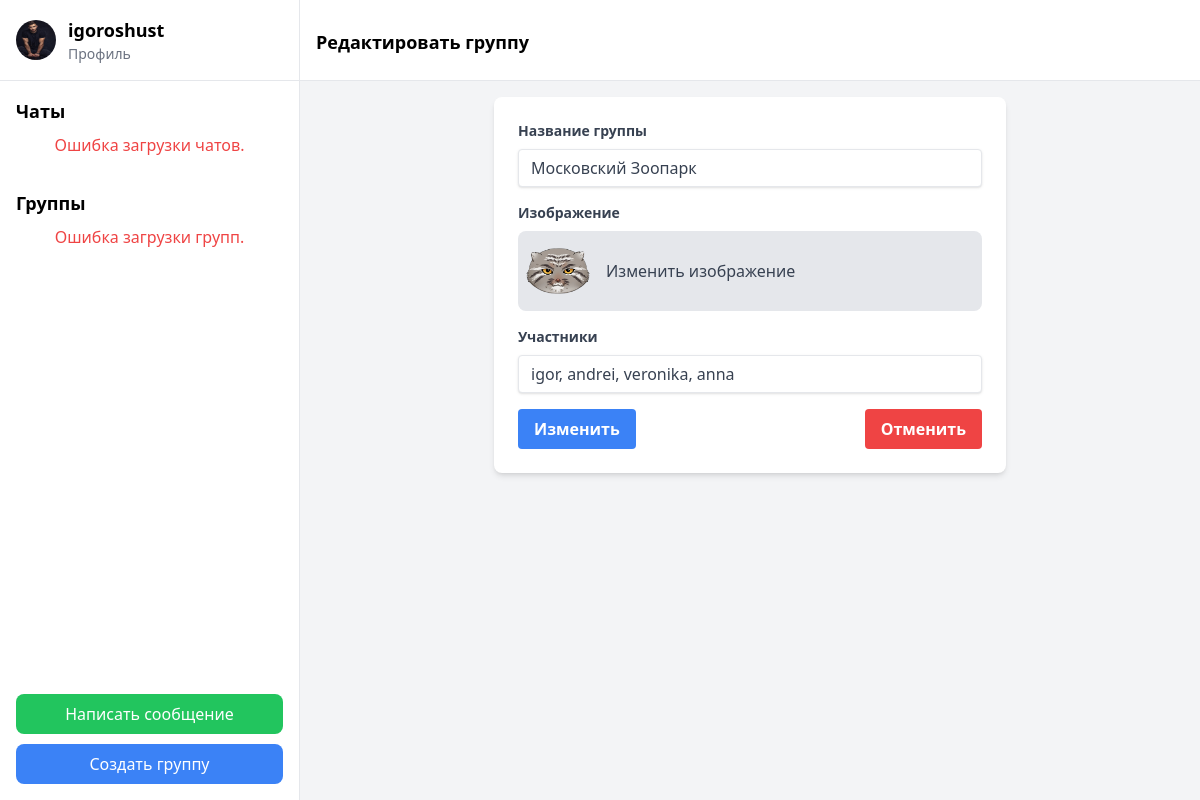
The app's page /edit-group/6/ (signed in) with its own data.
### chat/models.py (models this page shows, shortened)
class CustomUser (AbstractUser ):
    about = models.TextField()
    phone_number = models.CharField(max_length=15)
    photo = models.ImageField(upload_to='images/', blank=True, null=True, default='images/user-default.png')

class Group(models.Model):
    name = models.CharField(max_length=255, unique=True)
    image = models.ImageField(upload_to='images/', blank=True, null=True, default='images/group-default.jpg')
    members = models.ManyToManyField(CustomUser , related_name='user_groups')
    created_at = models.DateTimeField(auto_now_add=True)  # Дата создания группы

### chat/views.py (the view, shortened to what this page needs)
# urls.py: path('edit-group/<int:pk>/', GroupUpdateView.as_view(), name='edit_group'),
class GroupUpdateView(LoginRequiredMixin, UpdateView):
    model = Group
    form_class = GroupForm
    template_name = '../templates/chat/actions/update-group.html'
    def get_object(self, queryset=None):
        return get_object_or_404(Group, id=self.kwargs['pk'])

### chat/forms.py
class GroupForm(forms.ModelForm):
    class Meta:
        model = Group
        fields =['name', 'image']
        widgets = {
            'name': forms.TextInput(attrs={'class': 'shadow appearance-none border rounded w-full py-2 px-3 text-gray-700 leading-tight focus:outline-none focus:shadow-outline', 'placeholder': 'Введите название группы'}),
            'image': forms.FileInput(attrs={'class': 'hidden'}),
        }

### templates/chat/actions/update-group.html (shortened to what this page needs)
{% extends 'chat/main.html' %}
{% block header %} <h2 class="text-lg font-semibold h-9 mt-3"> Редактировать группу </h2>{% endblock header %}
{% block content %}
    <div class="flex-1 p-4 overflow-y-auto">
        <form class="max-w-lg mx-auto bg-white p-6 rounded-lg shadow-md" method="POST" action="{% url 'edit_group' group.id %}" enctype="multipart/form-data">
            <div class="mb-4">
                <label class="block text-gray-700 text-sm font-bold mb-2" for="groupName">
                    Название группы
                </label>
                {{ form.name }}
            </div>
            <div class="mb-4">
                <label class="block text-gray-700 text-sm font-bold mb-2" for="groupAvatar">
                    Изображение
                </label>
                <div class="flex items-center p-2 rounded-lg bg-gray-200">
                    <img id="group-avatar-preview" alt="Group avatar placeholder" class="w-16 h-16 rounded-full mr-4" height="64" src="{{ group.image.url }}" width="64"/>
                    <label for="group-avatar-upload" class="cursor-pointer text-gray-700 ">Изменить изображение</label>
                </div>
            </div>
            <div class="mb-4">
                <label class="block text-gray-700 text-sm font-bold mb-2" for="members">
                    Участники
                </label>
                <input class="shadow appearance-none border rounded w-full py-2 px-3 text-gray-700 leading-tight focus:outline-none focus:shadow-outline" id="members" name="members" placeholder="Укажите участников через запятую" type="text" value="{{ group.members.all|join:', ' }}"/>
            </div>
            <div class="flex items-center justify-between">
                <button class="bg-blue-500 hover:bg-blue-700 text-white font-bold py-2 px-4 rounded focus:outline-none focus:shadow-outline" type="submit">
                    Изменить
                </button>
                <button class="bg-red-500 hover:bg-red-700 text-white font-bold py-2 px-4 rounded focus:outline-none focus:shadow-outline" type="button" onclick="window.location.href='{% url 'group_chat_view' group.id %}'">
                    Отменить
                </button>
            </div>
        </form>
    </div>
{% endblock content %}

### templates/chat/components/sidebar.html (shortened to what this page needs)
<div class="w-1/4 bg-white border-r border-gray-200 hidden md:flex flex-col justify-between">
    <div>
        <div class="p-4 border-b border-gray-200">
            <div class="flex items-center">
                <img alt="User  avatar placeholder" class="w-10 h-10 rounded-full" height="50" src="{{ user.photo.url }}" width="50"/>
                <div class="ml-3">
                    <h2 class="text-lg font-semibold">{{ user.username }}</h2>
                    <button class="text-sm text-gray-500" onclick="window.location.href='{% url 'edit_profile' %}'">Профиль</button>
                </div>
            </div>
        </div>
        <div class="p-4">
            <h3 class="text-lg font-semibold mb-2">Чаты</h3>
            <div id="error" class="hidden text-red-500 text-center">Ошибка загрузки чатов.</div>
        </div>
        <div class="p-4">
            <h3 class="text-lg font-semibold mb-2">Группы</h3>
            <div id="errorGroups" class="hidden text-red-500 text-center">Ошибка загрузки групп.</div>
        </div>
    </div>
    <div class="p-4">
        <button class="w-full bg-green-500 text-white py-2 px-4 rounded-lg mb-4" id="viewUser ListButton" style="margin-bottom: 10px" onclick="window.location.href='{% url 'user_list' %}'">Написать сообщение</button>
        <button class="w-full bg-blue-500 text-white py-2 px-4 rounded-lg" id="createGroupChatButton" onclick="window.location.href='{% url 'create_group' %}'">Создать группу</button>
    </div>

### records on screen
CustomUser: photo (picture), username "igoroshust"
Group: name "Московский Зоопарк", image (picture), members "igor, andrei, veronika, anna"
